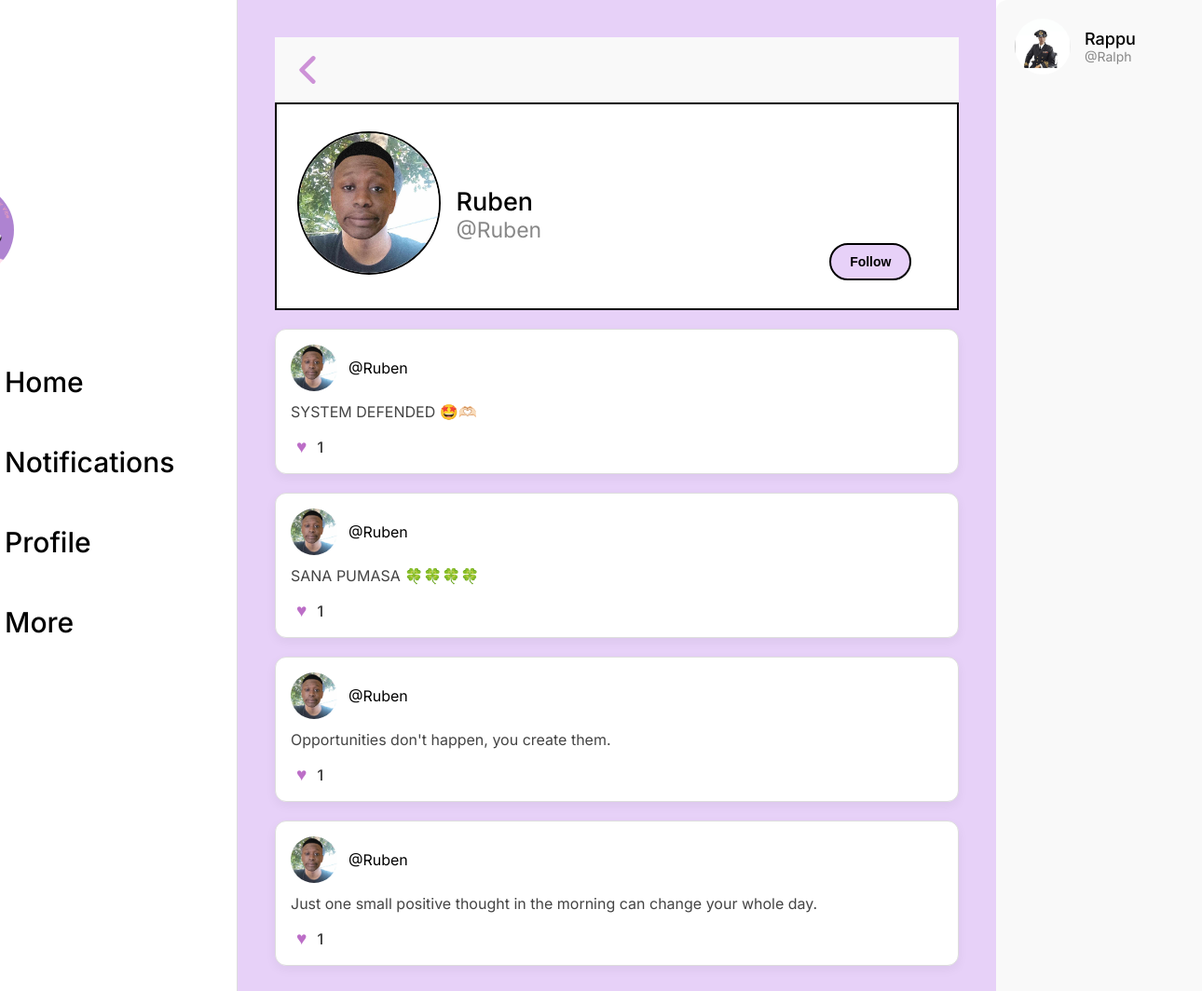
Screenshot of /view_profile.php?user=Ruben (signed in) with the database file from the repository.
### tables this page shows
CREATE TABLE `users` (
  `id` bigint(20) UNSIGNED NOT NULL,
  `username` varchar(100) NOT NULL,
  `email` varchar(255) NOT NULL,
  `password` varchar(255) NOT NULL,
  `created_at` timestamp NOT NULL DEFAULT current_timestamp(),
  `name` varchar(100) NOT NULL DEFAULT 'Guest',
  `profile_pic` varchar(255) DEFAULT '',
  `deletion_requested_at` timestamp NULL DEFAULT NULL,
  `deletion_expires_at` timestamp NULL DEFAULT NULL
);

CREATE TABLE `posts` (
  `id` int(11) NOT NULL,
  `username` varchar(255) NOT NULL,
  `content` text NOT NULL,
  `media` longtext NOT NULL CHECK (json_valid(`media`)),
  `created_at` timestamp NOT NULL DEFAULT current_timestamp(),
  `heart_count` int(11) DEFAULT 0,
  `user_id` int(11) DEFAULT NULL
);

### view_profile.php (the view, shortened to what this page needs)
<?php
$host = 'localhost';
$dbname = 'vibe';
$username = 'root';
$password = '';
try {
    $pdo = new PDO("mysql:host=$host;dbname=$dbname", $username, $password);
    $pdo->setAttribute(PDO::ATTR_ERRMODE, PDO::ERRMODE_EXCEPTION);
} catch (PDOException $e) {
    die("Database connection failed: " . $e->getMessage());
}
$loggedInUser = $_SESSION['username'];
$profileUsername = $_GET['user'] ?? $loggedInUser;
$stmt = $pdo->prepare("SELECT * FROM users WHERE username = :username");
$stmt->execute([':username' => $profileUsername]);
$profileUser = $stmt->fetch(PDO::FETCH_ASSOC);
$stmt = $pdo->prepare("SELECT * FROM follows WHERE follower_username = :follower AND followed_username = :following");
$stmt->execute([':follower' => $loggedInUser, ':following' => $profileUsername]);
$isFollowing = $stmt->fetch() ? true : false;
$stmt = $pdo->prepare("
    SELECT posts.*,
           (SELECT COUNT(*) FROM hearts WHERE hearts.post_id = posts.id) AS total_hearts,
           (SELECT COUNT(*) FROM hearts WHERE hearts.post_id = posts.id AND hearts.username = :loggedInUser) AS hearted_by_user
    FROM posts
    WHERE username = :username
    ORDER BY created_at DESC
");
$stmt->execute([':username' => $profileUsername, ':loggedInUser' => $loggedInUser]);
$posts = $stmt->fetchAll(PDO::FETCH_ASSOC);
?>
<!DOCTYPE html>
<html lang="en">
<head>
    <link rel="stylesheet" href="view_profile.css">
</head>
<body>
<div class="main-wrapper">
    <div class="layout">
        <div class="sidebar">
            <img class="main-profile-img" src="img/VIBE.png" onclick="location.href='home.php'"/>
            <div class="menu">
                <div class="menu-item" onclick="location.href='home.php'">
                    <img src="img/home.svg" class="icons" />Home
                </div>
                <div class="menu-item" onclick="location.href='notifications.php'">
                    <img src="img/bell.svg" class="icons" />Notifications
                </div>
                <div class="menu-item" onclick="location.href='profile.php'">
                    <img src="img/profile.svg" class="icons" />Profile
                </div>
                <div class="menu-item more-menu-wrapper" onclick="toggleDropdown()">
    <img src="img/3dot.svg" class="icons" /> More
</div>
            </div>
        </div>
        <div class="main-feed">
        <div class="post-box">
          <img src="img/back.svg" class="icons1" onclick="location.href='home.php'" />
        </div>
            <div class="mainprofile-wrapper">
                <img class="profile-pic-img" src="uploads/<?= htmlspecialchars($profileUser['profile_pic']) ?>" />
                <div class="main-profile">
                    <div class="profile-name1"><?= htmlspecialchars($profileUser['name']) ?></div>
                    <div class="profile-handle1">@<?= htmlspecialchars($profileUsername) ?></div>
                    <?php if ($profileUsername !== $loggedInUser): ?>
    <form method="POST" class="follow-form" onsubmit="return followUser(event, '<?= htmlspecialchars($profileUsername) ?>')">
        <button type="submit" id="followButton" class="follow-button">
            <?= $isFollowing ? 'Following' : 'Follow' ?>
        </button>
    </form>
<?php endif; ?>
                </div>
            </div>
            <?php foreach ($posts as $post): ?>
    <div class="post">
        <div class="post-header">
            <img src="uploads/<?= htmlspecialchars($profileUser['profile_pic']) ?>" alt="Profile Picture" class="post-profile-pic" />
            <span class="post-username">@<?= htmlspecialchars($post['username']) ?></span>
        </div>
        <p class="post-content"><?= htmlspecialchars($post['content']) ?></p>
        <div class="post-footer">
    <button type="button" class="heart-button" onclick="toggleHeart(this, <?= $post['id'] ?>)" style="color: <?= $post['hearted_by_user'] ? '#bc6ec7' : '#000'; ?>;">
        <?= $post['hearted_by_user'] ? '&#x2665;' : '&#x2661;' ?>
    </button>
    <span class="heart-count"><?= $post['total_hearts'] ?></span>
</div>
    </div>
<?php endforeach; ?>
        </div>
        <div class="pro-container">
<div class="profile-wrapper">
          <div class="profile-pic">
            <img src="uploads/<?php echo htmlspecialchars($_SESSION['profile_pic']); ?>" alt="Profile Picture" style="width: 60px; height: 60px; border-radius: 50%; object-fit: cover;" />
          </div>
          <div class="profile-info">
            <div class="profile-name"><?php echo htmlspecialchars($_SESSION['name']); ?></div>
            <div class="profile-handle">@<?php echo htmlspecialchars($_SESSION['username']); ?></div>
          </div>
</div>
    </div>
  </div>
</body>
</html>

### view_profile.css (style rules this page uses)
body { margin: 0; padding: 0; font-family: 'Inter', sans-serif; background-color: white; }
.main-wrapper { max-width: 1280px; margin: 0 auto; background-color: white; min-height: 100vh; display: flex; flex-direction: column; }
.layout { display: flex; height: 100%; }
.sidebar { width: 250px; background-color: #fff; border-right: 1px solid #ddd; padding: 0 20px; box-sizing: border-box; display: flex; flex-direction: column; justify-content: center; height: 100vh; }
.main-profile-img { display: flex; margin-left: -110px; margin-top: -200px; width: 100px; height: 100px; border-radius: 50%; object-fit: cover; cursor: pointer; transition: transform 0.3s ease-in-out; }
.menu { display: flex; flex-direction: column; gap: 20px; margin-top: 80px; margin-left: -80px; }
.menu-item { display: flex; gap: 10px; padding: 15px 20px; border-radius: 40px; font-size: 30px; font-weight: 500; font-family: 'Inter', sans-serif; color: black; cursor: pointer; transition: background-color 0.3s, transform 0.3s; }
.more-menu-wrapper { position: relative; cursor: pointer; }
.main-feed { flex: 1; padding: 40px; box-sizing: border-box; background-color: #e7d1f8; overflow-y: auto; max-height: 100vh; }
.mainprofile-wrapper { background-color: white; border: black 2px solid; padding-bottom: 4%; }
.profile-pic-img { display: flex; margin-left: 3%; margin-top: 4%; width: 150px; height: 150px; border-radius: 50%; object-fit: cover; border: 2px solid black; }
.main-profile { display: flex; flex-direction: column; margin-left: 25%; margin-top: -13%; }
.profile-name1 { font-size: 27px; font-weight: 500; margin-left: 10px; }
.profile-handle1 { font-size: 23px; color: #888; margin-left: 10px; }
.follow-button { background-color: #e7d1f8; margin-left: 75%; margin-right: 4%; border: 2px solid black; color: black; padding: 10px 20px; border-radius: 20px; font-size: 14px; font-weight: 600; text-align: center; cursor: pointer; transition: background-color 0.3s ease, color 0.3s ease; }
.post { background-color: #fff; border: 1px solid #ddd; border-radius: 12px; margin: 20px 0; padding: 16px; box-shadow: 0 4px 12px rgba(0, 0, 0, 0.05); transition: transform 0.2s ease; }
.post-header { display: flex; align-items: center; margin-bottom: 12px; }
.post-header img { width: 50px; height: 50px; border-radius: 50%; object-fit: cover; margin-right: 12px; }
.post-content { margin-top: 12px; font-size: 1rem; color: #444; }
.post-footer { display: flex; align-items: center; gap: 5px; margin-top: 12px; font-size: 0.9rem; color: #555; }
.heart-button { background: none; border: none; font-size: 1.2rem; cursor: pointer; transition: color 0.3s ease; display: flex; align-items: center; }
.heart-count { font-weight: 500; font-size: 1rem; color: #333; }
.pro-container { width: 20%; align-items: center; padding: 20px; background-color: #f9f9f9; border-radius: 12px; margin-right: -80px; }
.profile-wrapper { display: flex; align-items: center; gap: 15px; width: 100%; }
.profile-pic { width: 60px; height: 60px; border-radius: 50%; object-fit: cover; }
.profile-info { display: flex; flex-direction: column; }
.profile-name { font-size: 18px; font-weight: 500; }
.profile-handle { font-size: 14px; color: #888; }
.post-box { display: flex; background-color: #f9f9f9; padding: 20px; }
.icons1 { width: 30px; height: 30px; cursor: pointer; }

### rows the page displays
users: profile_pic (picture), name "Ruben"
posts: users.profile_pic (picture), username "Ruben", content "SYSTEM DEFENDED 🤩🫶🏻", total_hearts "1"
posts: users.profile_pic (picture), username "Ruben", content "SANA PUMASA 🍀🍀🍀🍀", total_hearts "1"
posts: users.profile_pic (picture), username "Ruben", content "Opportunities don't happen, you create them.", total_hearts "1"
posts: users.profile_pic (picture), username "Ruben", content "Just one small positive thought in the morning can change your whole day.", total_hearts "1"

### other values shown
$profileUsername "Ruben"
$_SESSION['name'] "Rappu"
$_SESSION['username'] "Ralph"
